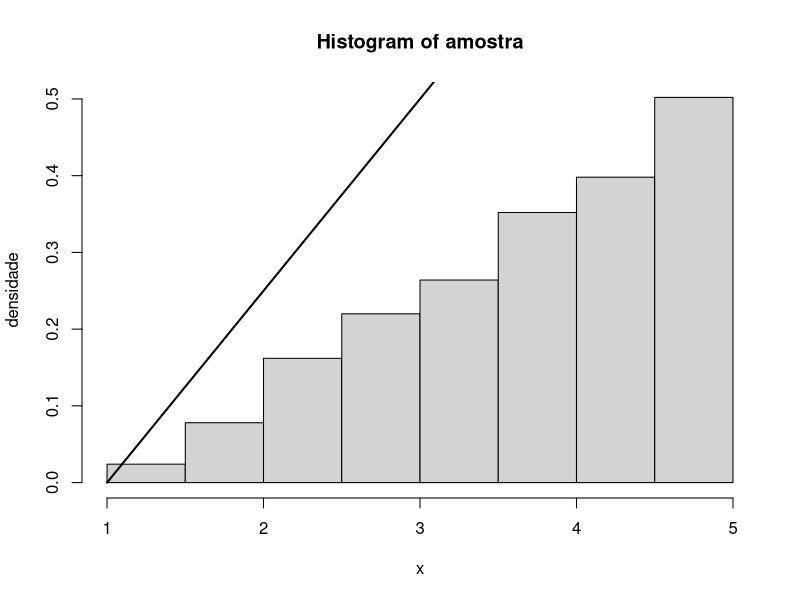

This figure's R source:
gerarAmostra <- function(nsamples){
    u <- runif(nsamples)
    resp <- 4 * (u^(1/2)) +1 
    return (resp)
}


nsamples <- 1000
amostra <- gerarAmostra(nsamples)

hist(
    amostra,
    probability = TRUE,
    xlab = "x",
    ylab = "densidade")

curve(
    1/4 * (x-1),
    xlab = " x",
    ylab = "",
    add = TRUE,
    lwd = 2

)
